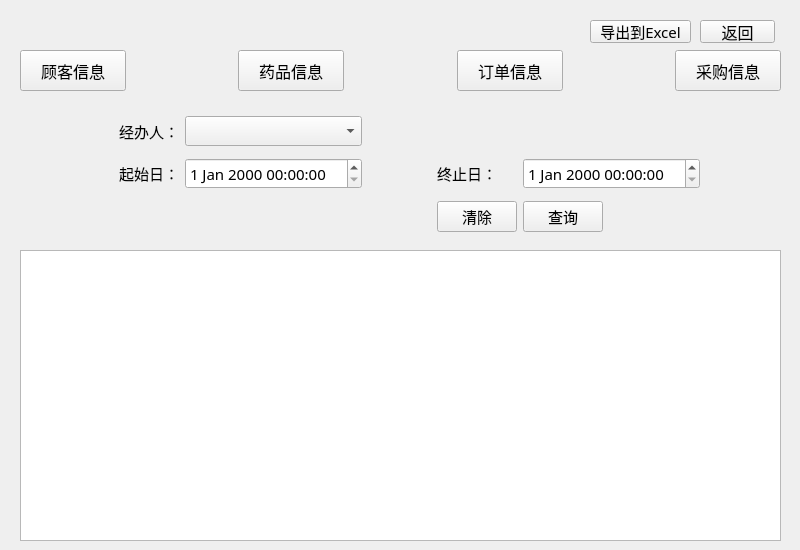
<?xml version="1.0" encoding="UTF-8"?>
<ui version="4.0">
 <class>query</class>
 <widget class="QWidget" name="query">
  <property name="geometry">
   <rect>
    <x>0</x>
    <y>0</y>
    <width>800</width>
    <height>550</height>
   </rect>
  </property>
  <property name="sizePolicy">
   <sizepolicy hsizetype="Fixed" vsizetype="Preferred">
    <horstretch>0</horstretch>
    <verstretch>0</verstretch>
   </sizepolicy>
  </property>
  <property name="font">
   <font>
    <family>Agency FB</family>
    <pointsize>12</pointsize>
   </font>
  </property>
  <property name="windowTitle">
   <string>信息查询</string>
  </property>
  <widget class="QPushButton" name="cancelButton">
   <property name="geometry">
    <rect>
     <x>700</x>
     <y>20</y>
     <width>75</width>
     <height>23</height>
    </rect>
   </property>
   <property name="font">
    <font>
     <family>宋体</family>
     <pointsize>12</pointsize>
    </font>
   </property>
   <property name="text">
    <string>返回</string>
   </property>
  </widget>
  <widget class="QWidget" name="horizontalLayoutWidget">
   <property name="geometry">
    <rect>
     <x>20</x>
     <y>50</y>
     <width>761</width>
     <height>41</height>
    </rect>
   </property>
   <layout class="QHBoxLayout" name="functionhorizontalLayout">
    <property name="sizeConstraint">
     <enum>QLayout::SetDefaultConstraint</enum>
    </property>
    <item>
     <widget class="QPushButton" name="queryclient_pushButton">
      <property name="sizePolicy">
       <sizepolicy hsizetype="MinimumExpanding" vsizetype="Expanding">
        <horstretch>0</horstretch>
        <verstretch>0</verstretch>
       </sizepolicy>
      </property>
      <property name="font">
       <font>
        <family>宋体</family>
        <pointsize>12</pointsize>
       </font>
      </property>
      <property name="text">
       <string>顾客信息</string>
      </property>
     </widget>
    </item>
    <item>
     <spacer name="horizontalSpacer">
      <property name="orientation">
       <enum>Qt::Horizontal</enum>
      </property>
      <property name="sizeHint" stdset="0">
       <size>
        <width>40</width>
        <height>20</height>
       </size>
      </property>
     </spacer>
    </item>
    <item>
     <widget class="QPushButton" name="querymedicine_pushButton">
      <property name="sizePolicy">
       <sizepolicy hsizetype="MinimumExpanding" vsizetype="Expanding">
        <horstretch>0</horstretch>
        <verstretch>0</verstretch>
       </sizepolicy>
      </property>
      <property name="font">
       <font>
        <family>宋体</family>
        <pointsize>12</pointsize>
       </font>
      </property>
      <property name="text">
       <string>药品信息</string>
      </property>
     </widget>
    </item>
    <item>
     <spacer name="horizontalSpacer_3">
      <property name="orientation">
       <enum>Qt::Horizontal</enum>
      </property>
      <property name="sizeHint" stdset="0">
       <size>
        <width>40</width>
        <height>20</height>
       </size>
      </property>
     </spacer>
    </item>
    <item>
     <widget class="QPushButton" name="queryorder_pushButton">
      <property name="sizePolicy">
       <sizepolicy hsizetype="MinimumExpanding" vsizetype="Expanding">
        <horstretch>0</horstretch>
        <verstretch>0</verstretch>
       </sizepolicy>
      </property>
      <property name="font">
       <font>
        <family>宋体</family>
        <pointsize>12</pointsize>
       </font>
      </property>
      <property name="text">
       <string>订单信息</string>
      </property>
     </widget>
    </item>
    <item>
     <spacer name="horizontalSpacer_2">
      <property name="orientation">
       <enum>Qt::Horizontal</enum>
      </property>
      <property name="sizeHint" stdset="0">
       <size>
        <width>40</width>
        <height>20</height>
       </size>
      </property>
     </spacer>
    </item>
    <item>
     <widget class="QPushButton" name="querypurchase_pushButton">
      <property name="sizePolicy">
       <sizepolicy hsizetype="MinimumExpanding" vsizetype="Expanding">
        <horstretch>0</horstretch>
        <verstretch>0</verstretch>
       </sizepolicy>
      </property>
      <property name="font">
       <font>
        <family>宋体</family>
        <pointsize>12</pointsize>
       </font>
      </property>
      <property name="text">
       <string>采购信息</string>
      </property>
     </widget>
    </item>
   </layout>
  </widget>
  <widget class="QStackedWidget" name="stackedWidget">
   <property name="geometry">
    <rect>
     <x>9</x>
     <y>100</y>
     <width>781</width>
     <height>151</height>
    </rect>
   </property>
   <property name="currentIndex">
    <number>3</number>
   </property>
   <widget class="QWidget" name="clientpage">
    <widget class="QWidget" name="gridLayoutWidget">
     <property name="geometry">
      <rect>
       <x>90</x>
       <y>10</y>
       <width>611</width>
       <height>131</height>
      </rect>
     </property>
     <layout class="QGridLayout" name="clientgridLayout">
      <item row="0" column="4">
       <widget class="QComboBox" name="csex_comboBox">
        <property name="font">
         <font>
          <family>宋体</family>
          <pointsize>11</pointsize>
         </font>
        </property>
        <item>
         <property name="text">
          <string>男</string>
         </property>
        </item>
        <item>
         <property name="text">
          <string>女</string>
         </property>
        </item>
       </widget>
      </item>
      <item row="1" column="1">
       <widget class="QLineEdit" name="caddress_lineEdit">
        <property name="font">
         <font>
          <family>宋体</family>
          <pointsize>11</pointsize>
         </font>
        </property>
       </widget>
      </item>
      <item row="1" column="0">
       <widget class="QLabel" name="caddress_label">
        <property name="font">
         <font>
          <family>宋体</family>
          <pointsize>11</pointsize>
         </font>
        </property>
        <property name="text">
         <string>住址：</string>
        </property>
       </widget>
      </item>
      <item row="0" column="1">
       <widget class="QLineEdit" name="cname_lineEdit">
        <property name="font">
         <font>
          <family>宋体</family>
          <pointsize>11</pointsize>
         </font>
        </property>
       </widget>
      </item>
      <item row="0" column="0">
       <widget class="QLabel" name="cname_label">
        <property name="font">
         <font>
          <family>宋体</family>
          <pointsize>11</pointsize>
         </font>
        </property>
        <property name="text">
         <string>顾客姓名：</string>
        </property>
       </widget>
      </item>
      <item row="2" column="4">
       <widget class="QPushButton" name="client_query_pushButton">
        <property name="sizePolicy">
         <sizepolicy hsizetype="Fixed" vsizetype="Fixed">
          <horstretch>0</horstretch>
          <verstretch>0</verstretch>
         </sizepolicy>
        </property>
        <property name="font">
         <font>
          <family>宋体</family>
          <pointsize>11</pointsize>
         </font>
        </property>
        <property name="text">
         <string>查询</string>
        </property>
       </widget>
      </item>
      <item row="0" column="2">
       <spacer name="horizontalSpacer_4">
        <property name="font">
         <font>
          <family>宋体</family>
          <pointsize>11</pointsize>
         </font>
        </property>
        <property name="orientation">
         <enum>Qt::Horizontal</enum>
        </property>
        <property name="sizeHint" stdset="0">
         <size>
          <width>40</width>
          <height>20</height>
         </size>
        </property>
       </spacer>
      </item>
      <item row="1" column="4">
       <widget class="QLineEdit" name="cphone_lineEdit">
        <property name="font">
         <font>
          <family>宋体</family>
          <pointsize>11</pointsize>
         </font>
        </property>
       </widget>
      </item>
      <item row="1" column="3">
       <widget class="QLabel" name="cphone_label">
        <property name="font">
         <font>
          <family>宋体</family>
          <pointsize>11</pointsize>
         </font>
        </property>
        <property name="text">
         <string>电话:</string>
        </property>
       </widget>
      </item>
      <item row="0" column="3">
       <widget class="QLabel" name="csex_label">
        <property name="font">
         <font>
          <family>宋体</family>
          <pointsize>11</pointsize>
         </font>
        </property>
        <property name="text">
         <string>性别：</string>
        </property>
       </widget>
      </item>
      <item row="2" column="3">
       <widget class="QPushButton" name="clear_client_pushButton">
        <property name="text">
         <string>清除</string>
        </property>
       </widget>
      </item>
     </layout>
    </widget>
   </widget>
   <widget class="QWidget" name="medicinepage">
    <widget class="QWidget" name="gridLayoutWidget_2">
     <property name="geometry">
      <rect>
       <x>10</x>
       <y>9</y>
       <width>761</width>
       <height>131</height>
      </rect>
     </property>
     <property name="font">
      <font>
       <family>宋体</family>
       <pointsize>11</pointsize>
      </font>
     </property>
     <layout class="QGridLayout" name="medicinegridLayout">
      <item row="0" column="4">
       <widget class="QLabel" name="mmode_label">
        <property name="font">
         <font>
          <family>宋体</family>
          <pointsize>11</pointsize>
         </font>
        </property>
        <property name="layoutDirection">
         <enum>Qt::LeftToRight</enum>
        </property>
        <property name="frameShape">
         <enum>QFrame::NoFrame</enum>
        </property>
        <property name="text">
         <string>服用方法：</string>
        </property>
        <property name="alignment">
         <set>Qt::AlignCenter</set>
        </property>
       </widget>
      </item>
      <item row="0" column="0">
       <widget class="QLabel" name="mname_label">
        <property name="font">
         <font>
          <family>宋体</family>
          <pointsize>11</pointsize>
         </font>
        </property>
        <property name="layoutDirection">
         <enum>Qt::LeftToRight</enum>
        </property>
        <property name="frameShape">
         <enum>QFrame::NoFrame</enum>
        </property>
        <property name="text">
         <string>药品名称：</string>
        </property>
        <property name="alignment">
         <set>Qt::AlignCenter</set>
        </property>
       </widget>
      </item>
      <item row="1" column="5">
       <widget class="QLineEdit" name="mdosageForm_lineEdit">
        <property name="font">
         <font>
          <family>宋体</family>
          <pointsize>11</pointsize>
         </font>
        </property>
       </widget>
      </item>
      <item row="0" column="1">
       <widget class="QLineEdit" name="mname_lineEdit">
        <property name="font">
         <font>
          <family>宋体</family>
          <pointsize>11</pointsize>
         </font>
        </property>
       </widget>
      </item>
      <item row="1" column="4">
       <widget class="QLabel" name="mdosageForm_label">
        <property name="font">
         <font>
          <family>宋体</family>
          <pointsize>11</pointsize>
         </font>
        </property>
        <property name="layoutDirection">
         <enum>Qt::LeftToRight</enum>
        </property>
        <property name="frameShape">
         <enum>QFrame::NoFrame</enum>
        </property>
        <property name="text">
         <string>剂型：</string>
        </property>
        <property name="alignment">
         <set>Qt::AlignCenter</set>
        </property>
       </widget>
      </item>
      <item row="0" column="3">
       <widget class="QLineEdit" name="mspecification_lineEdit">
        <property name="font">
         <font>
          <family>宋体</family>
          <pointsize>11</pointsize>
         </font>
        </property>
       </widget>
      </item>
      <item row="1" column="2">
       <widget class="QLabel" name="mtype_label">
        <property name="font">
         <font>
          <family>宋体</family>
          <pointsize>11</pointsize>
         </font>
        </property>
        <property name="layoutDirection">
         <enum>Qt::LeftToRight</enum>
        </property>
        <property name="frameShape">
         <enum>QFrame::NoFrame</enum>
        </property>
        <property name="text">
         <string>类型： </string>
        </property>
        <property name="alignment">
         <set>Qt::AlignCenter</set>
        </property>
       </widget>
      </item>
      <item row="0" column="5">
       <widget class="QComboBox" name="mmode_comboBox">
        <property name="font">
         <font>
          <family>宋体</family>
          <pointsize>11</pointsize>
         </font>
        </property>
        <item>
         <property name="text">
          <string>外用</string>
         </property>
        </item>
        <item>
         <property name="text">
          <string>内服</string>
         </property>
        </item>
       </widget>
      </item>
      <item row="1" column="3">
       <widget class="QComboBox" name="mtype_comboBox">
        <property name="font">
         <font>
          <family>宋体</family>
          <pointsize>11</pointsize>
         </font>
        </property>
        <item>
         <property name="text">
          <string>中成药</string>
         </property>
        </item>
        <item>
         <property name="text">
          <string>西药</string>
         </property>
        </item>
        <item>
         <property name="text">
          <string>OTC</string>
         </property>
        </item>
       </widget>
      </item>
      <item row="0" column="2">
       <widget class="QLabel" name="mspecification_label">
        <property name="font">
         <font>
          <family>宋体</family>
          <pointsize>11</pointsize>
         </font>
        </property>
        <property name="layoutDirection">
         <enum>Qt::LeftToRight</enum>
        </property>
        <property name="frameShape">
         <enum>QFrame::NoFrame</enum>
        </property>
        <property name="text">
         <string>规格：</string>
        </property>
        <property name="alignment">
         <set>Qt::AlignCenter</set>
        </property>
       </widget>
      </item>
      <item row="1" column="1">
       <widget class="QLineEdit" name="menterprise_lineEdit">
        <property name="font">
         <font>
          <family>宋体</family>
          <pointsize>11</pointsize>
         </font>
        </property>
       </widget>
      </item>
      <item row="1" column="0">
       <widget class="QLabel" name="menterprise_label">
        <property name="font">
         <font>
          <family>宋体</family>
          <pointsize>11</pointsize>
         </font>
        </property>
        <property name="layoutDirection">
         <enum>Qt::LeftToRight</enum>
        </property>
        <property name="frameShape">
         <enum>QFrame::NoFrame</enum>
        </property>
        <property name="text">
         <string>    生产企业:    </string>
        </property>
        <property name="alignment">
         <set>Qt::AlignCenter</set>
        </property>
       </widget>
      </item>
      <item row="2" column="5">
       <widget class="QPushButton" name="medicine_query_pushButton">
        <property name="sizePolicy">
         <sizepolicy hsizetype="Fixed" vsizetype="Fixed">
          <horstretch>0</horstretch>
          <verstretch>0</verstretch>
         </sizepolicy>
        </property>
        <property name="font">
         <font>
          <family>宋体</family>
          <pointsize>11</pointsize>
         </font>
        </property>
        <property name="text">
         <string>查询</string>
        </property>
       </widget>
      </item>
      <item row="2" column="4">
       <widget class="QPushButton" name="clear_medicine_pushButton">
        <property name="sizePolicy">
         <sizepolicy hsizetype="Fixed" vsizetype="Fixed">
          <horstretch>0</horstretch>
          <verstretch>0</verstretch>
         </sizepolicy>
        </property>
        <property name="text">
         <string>清除</string>
        </property>
       </widget>
      </item>
     </layout>
    </widget>
   </widget>
   <widget class="QWidget" name="orderpage">
    <widget class="QWidget" name="gridLayoutWidget_3">
     <property name="geometry">
      <rect>
       <x>100</x>
       <y>10</y>
       <width>581</width>
       <height>131</height>
      </rect>
     </property>
     <property name="font">
      <font>
       <family>宋体</family>
       <pointsize>11</pointsize>
      </font>
     </property>
     <layout class="QGridLayout" name="ordergridLayout">
      <item row="0" column="1">
       <widget class="QLineEdit" name="cname_lineEdit_2">
        <property name="sizePolicy">
         <sizepolicy hsizetype="Fixed" vsizetype="Fixed">
          <horstretch>0</horstretch>
          <verstretch>0</verstretch>
         </sizepolicy>
        </property>
        <property name="font">
         <font>
          <family>宋体</family>
          <pointsize>11</pointsize>
         </font>
        </property>
       </widget>
      </item>
      <item row="1" column="3">
       <widget class="QDateTimeEdit" name="dead_dateTimeEdit">
        <property name="font">
         <font>
          <family>宋体</family>
          <pointsize>11</pointsize>
         </font>
        </property>
       </widget>
      </item>
      <item row="1" column="2">
       <widget class="QLabel" name="dead_label">
        <property name="font">
         <font>
          <family>宋体</family>
          <pointsize>11</pointsize>
         </font>
        </property>
        <property name="text">
         <string>终止日：</string>
        </property>
       </widget>
      </item>
      <item row="0" column="3">
       <widget class="QComboBox" name="agency_comboBox">
        <property name="font">
         <font>
          <family>宋体</family>
          <pointsize>11</pointsize>
         </font>
        </property>
       </widget>
      </item>
      <item row="2" column="3">
       <widget class="QPushButton" name="order_query_pushButton">
        <property name="sizePolicy">
         <sizepolicy hsizetype="Fixed" vsizetype="Fixed">
          <horstretch>0</horstretch>
          <verstretch>0</verstretch>
         </sizepolicy>
        </property>
        <property name="font">
         <font>
          <family>宋体</family>
          <pointsize>11</pointsize>
         </font>
        </property>
        <property name="text">
         <string>查询</string>
        </property>
       </widget>
      </item>
      <item row="0" column="0">
       <widget class="QLabel" name="cname_label_2">
        <property name="font">
         <font>
          <family>宋体</family>
          <pointsize>11</pointsize>
         </font>
        </property>
        <property name="text">
         <string>顾客姓名：</string>
        </property>
       </widget>
      </item>
      <item row="1" column="0">
       <widget class="QLabel" name="start_label">
        <property name="font">
         <font>
          <family>宋体</family>
          <pointsize>11</pointsize>
         </font>
        </property>
        <property name="text">
         <string>起始日：</string>
        </property>
       </widget>
      </item>
      <item row="0" column="2">
       <widget class="QLabel" name="agency_label">
        <property name="font">
         <font>
          <family>宋体</family>
          <pointsize>11</pointsize>
         </font>
        </property>
        <property name="text">
         <string>经办人：</string>
        </property>
       </widget>
      </item>
      <item row="1" column="1">
       <widget class="QDateTimeEdit" name="start_dateTimeEdit">
        <property name="font">
         <font>
          <family>宋体</family>
          <pointsize>11</pointsize>
         </font>
        </property>
       </widget>
      </item>
      <item row="2" column="2">
       <widget class="QPushButton" name="clear_order_pushButton">
        <property name="sizePolicy">
         <sizepolicy hsizetype="Fixed" vsizetype="Fixed">
          <horstretch>0</horstretch>
          <verstretch>0</verstretch>
         </sizepolicy>
        </property>
        <property name="text">
         <string>清除</string>
        </property>
       </widget>
      </item>
     </layout>
    </widget>
   </widget>
   <widget class="QWidget" name="purchasepage">
    <widget class="QWidget" name="gridLayoutWidget_4">
     <property name="geometry">
      <rect>
       <x>110</x>
       <y>10</y>
       <width>581</width>
       <height>131</height>
      </rect>
     </property>
     <property name="font">
      <font>
       <family>宋体</family>
       <pointsize>11</pointsize>
      </font>
     </property>
     <layout class="QGridLayout" name="ordergridLayout_2">
      <item row="2" column="3">
       <widget class="QPushButton" name="clear_purchase_pushButton">
        <property name="text">
         <string>清除</string>
        </property>
       </widget>
      </item>
      <item row="1" column="4">
       <widget class="QDateTimeEdit" name="dead_dateTimeEdit_1">
        <property name="font">
         <font>
          <family>宋体</family>
          <pointsize>11</pointsize>
         </font>
        </property>
       </widget>
      </item>
      <item row="0" column="0">
       <widget class="QLabel" name="agency_label_1">
        <property name="font">
         <font>
          <family>宋体</family>
          <pointsize>11</pointsize>
         </font>
        </property>
        <property name="text">
         <string>经办人：</string>
        </property>
       </widget>
      </item>
      <item row="1" column="1">
       <widget class="QDateTimeEdit" name="start_dateTimeEdit_1">
        <property name="font">
         <font>
          <family>宋体</family>
          <pointsize>11</pointsize>
         </font>
        </property>
       </widget>
      </item>
      <item row="2" column="4">
       <widget class="QPushButton" name="purchase_query_pushButton">
        <property name="sizePolicy">
         <sizepolicy hsizetype="Fixed" vsizetype="Fixed">
          <horstretch>0</horstretch>
          <verstretch>0</verstretch>
         </sizepolicy>
        </property>
        <property name="font">
         <font>
          <family>宋体</family>
          <pointsize>11</pointsize>
         </font>
        </property>
        <property name="text">
         <string>查询</string>
        </property>
       </widget>
      </item>
      <item row="1" column="3">
       <widget class="QLabel" name="dead_label_1">
        <property name="font">
         <font>
          <family>宋体</family>
          <pointsize>11</pointsize>
         </font>
        </property>
        <property name="text">
         <string>终止日：</string>
        </property>
       </widget>
      </item>
      <item row="0" column="1">
       <widget class="QComboBox" name="agency_comboBox_2"/>
      </item>
      <item row="0" column="2">
       <spacer name="horizontalSpacer_6">
        <property name="font">
         <font>
          <family>宋体</family>
          <pointsize>11</pointsize>
         </font>
        </property>
        <property name="orientation">
         <enum>Qt::Horizontal</enum>
        </property>
        <property name="sizeHint" stdset="0">
         <size>
          <width>40</width>
          <height>20</height>
         </size>
        </property>
       </spacer>
      </item>
      <item row="1" column="0">
       <widget class="QLabel" name="start_label_1">
        <property name="font">
         <font>
          <family>宋体</family>
          <pointsize>11</pointsize>
         </font>
        </property>
        <property name="text">
         <string>起始日：</string>
        </property>
       </widget>
      </item>
     </layout>
    </widget>
   </widget>
  </widget>
  <widget class="QTableView" name="tableView">
   <property name="geometry">
    <rect>
     <x>20</x>
     <y>250</y>
     <width>761</width>
     <height>291</height>
    </rect>
   </property>
   <property name="sizePolicy">
    <sizepolicy hsizetype="Expanding" vsizetype="Expanding">
     <horstretch>0</horstretch>
     <verstretch>0</verstretch>
    </sizepolicy>
   </property>
   <property name="font">
    <font>
     <family>宋体</family>
     <pointsize>12</pointsize>
    </font>
   </property>
  </widget>
  <widget class="QPushButton" name="export_pushButton">
   <property name="geometry">
    <rect>
     <x>590</x>
     <y>20</y>
     <width>101</width>
     <height>23</height>
    </rect>
   </property>
   <property name="font">
    <font>
     <family>宋体</family>
     <pointsize>11</pointsize>
    </font>
   </property>
   <property name="text">
    <string>导出到Excel</string>
   </property>
  </widget>
 </widget>
 <resources/>
 <connections/>
</ui>
